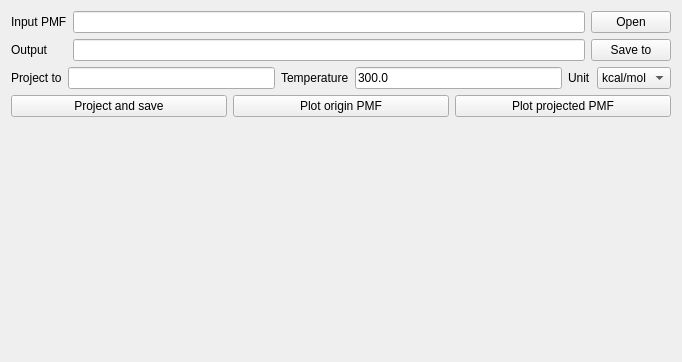
<?xml version="1.0" encoding="UTF-8"?>
<ui version="4.0">
 <class>ProjectPMFTab</class>
 <widget class="QWidget" name="ProjectPMFTab">
  <property name="geometry">
   <rect>
    <x>0</x>
    <y>0</y>
    <width>682</width>
    <height>362</height>
   </rect>
  </property>
  <property name="windowTitle">
   <string>Form</string>
  </property>
  <layout class="QGridLayout" name="gridLayout">
   <item row="1" column="2">
    <widget class="QPushButton" name="pushButtonSaveTo">
     <property name="text">
      <string>Save to</string>
     </property>
    </widget>
   </item>
   <item row="2" column="0" colspan="3">
    <layout class="QHBoxLayout" name="horizontalLayout">
     <item>
      <widget class="QLabel" name="labelProjectTo">
       <property name="text">
        <string>Project to</string>
       </property>
      </widget>
     </item>
     <item>
      <widget class="QLineEdit" name="lineEditProjectTo"/>
     </item>
     <item>
      <widget class="QLabel" name="labelTemperature">
       <property name="text">
        <string>Temperature</string>
       </property>
      </widget>
     </item>
     <item>
      <widget class="QLineEdit" name="lineEditTemperature">
       <property name="text">
        <string>300.0</string>
       </property>
      </widget>
     </item>
     <item>
      <widget class="QLabel" name="labelUnit">
       <property name="text">
        <string>Unit</string>
       </property>
      </widget>
     </item>
     <item>
      <widget class="QComboBox" name="comboBoxUnit">
       <item>
        <property name="text">
         <string>kcal/mol</string>
        </property>
       </item>
       <item>
        <property name="text">
         <string>kJ/mol</string>
        </property>
       </item>
      </widget>
     </item>
    </layout>
   </item>
   <item row="1" column="0">
    <widget class="QLabel" name="labelOutput">
     <property name="text">
      <string>Output</string>
     </property>
    </widget>
   </item>
   <item row="0" column="2">
    <widget class="QPushButton" name="pushButtonOpen">
     <property name="text">
      <string>Open</string>
     </property>
    </widget>
   </item>
   <item row="0" column="0">
    <widget class="QLabel" name="labelInputPMF">
     <property name="text">
      <string>Input PMF</string>
     </property>
    </widget>
   </item>
   <item row="4" column="0" colspan="3">
    <widget class="PMFPlot" name="widgetPlotPMF" native="true">
     <property name="minimumSize">
      <size>
       <width>0</width>
       <height>200</height>
      </size>
     </property>
    </widget>
   </item>
   <item row="0" column="1">
    <widget class="QLineEdit" name="lineEditInputPMF">
     <property name="minimumSize">
      <size>
       <width>300</width>
       <height>0</height>
      </size>
     </property>
    </widget>
   </item>
   <item row="1" column="1">
    <widget class="QLineEdit" name="lineEditOutput">
     <property name="minimumSize">
      <size>
       <width>300</width>
       <height>0</height>
      </size>
     </property>
    </widget>
   </item>
   <item row="3" column="0" colspan="3">
    <layout class="QHBoxLayout" name="horizontalLayout_2">
     <item>
      <widget class="QPushButton" name="pushButtonProjectAndSave">
       <property name="text">
        <string>Project and save</string>
       </property>
      </widget>
     </item>
     <item>
      <widget class="QPushButton" name="pushButtonPlotOriginPMF">
       <property name="text">
        <string>Plot origin PMF</string>
       </property>
      </widget>
     </item>
     <item>
      <widget class="QPushButton" name="pushButtonPlotProjectedPMF">
       <property name="text">
        <string>Plot projected PMF</string>
       </property>
      </widget>
     </item>
    </layout>
   </item>
  </layout>
 </widget>
 <customwidgets>
  <customwidget>
   <class>PMFPlot</class>
   <extends>QWidget</extends>
   <header>base/plot.h</header>
   <container>1</container>
  </customwidget>
 </customwidgets>
 <tabstops>
  <tabstop>lineEditInputPMF</tabstop>
  <tabstop>pushButtonOpen</tabstop>
  <tabstop>lineEditOutput</tabstop>
  <tabstop>pushButtonSaveTo</tabstop>
  <tabstop>lineEditProjectTo</tabstop>
  <tabstop>lineEditTemperature</tabstop>
  <tabstop>comboBoxUnit</tabstop>
  <tabstop>pushButtonProjectAndSave</tabstop>
  <tabstop>pushButtonPlotOriginPMF</tabstop>
  <tabstop>pushButtonPlotProjectedPMF</tabstop>
 </tabstops>
 <resources/>
 <connections/>
</ui>
